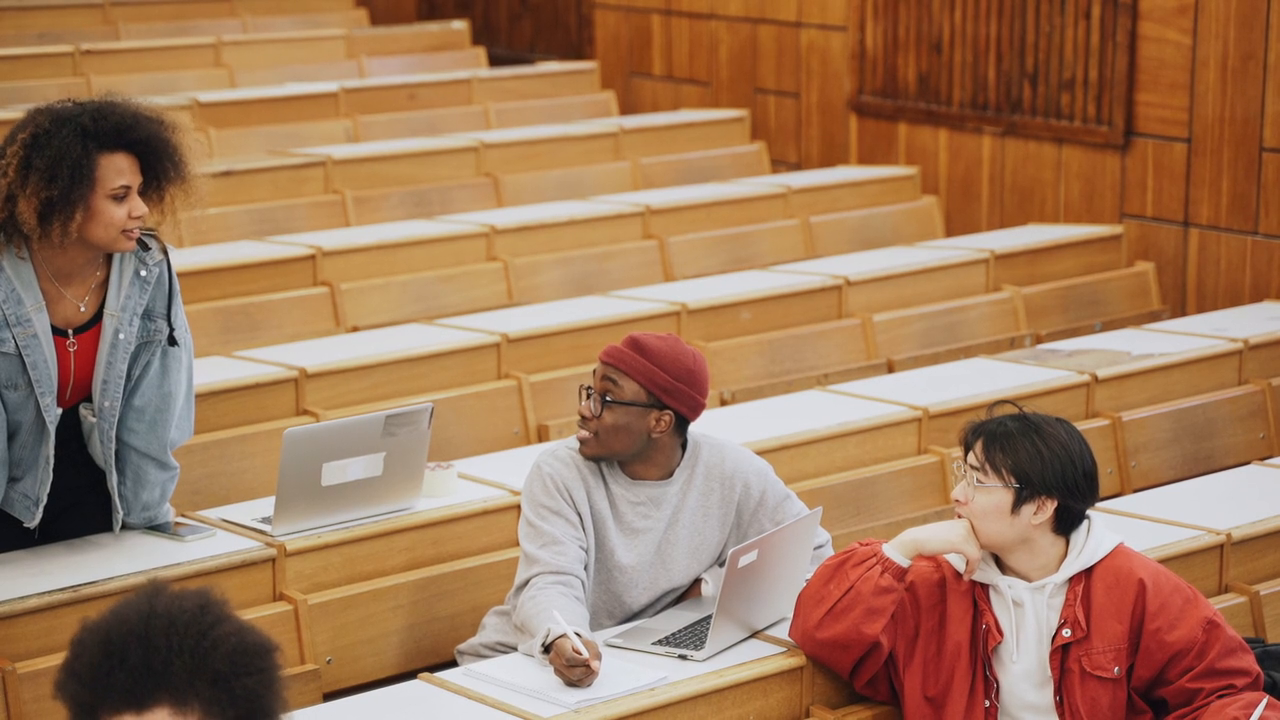
#> input picture frame 27 of 8196801-hd_1920_1080_25fps.mp4, 1280 x 720 px, given in place of the camera
$ jupyter execute --allow-errors 'Object detection and Labeling.ipynb'   (shell and % lines are left out)   (text cells are left out)
#> lines starting #> are read from the running program, lines starting #| are printed output that depends on the picture; after the words box and inside, x2 and y2 are one past the last pixel; in counts of white or black regions, pixels touching at a corner belong together; pictures that were not available may be replaced by others from this repository, and a replacement may not be noted
[cell 1]
import cv2

[cell 2]
image = cv2.imread('images (1).jpg')

[cell 3]
cv2.imshow('image',image)
cv2.waitKey(20000)
cv2.destroyAllWindows()

#> (a cell that did not finish here is left out)

#> (a cell that did not finish here is left out)

[cell 6]
face_cascade = cv2.CascadeClassifier(cv2.data.haarcascades + 'haarcascade_frontalface_default.xml')
cap = cv2.VideoCapture(0)

while True:
    ret, frame = cap.read()
#> frame is the input picture: shape (720, 1280, 3); mean B, G, R 90.8, 121, 161.2
    gray_frame = cv2.cvtColor(frame, cv2.COLOR_BGR2GRAY)
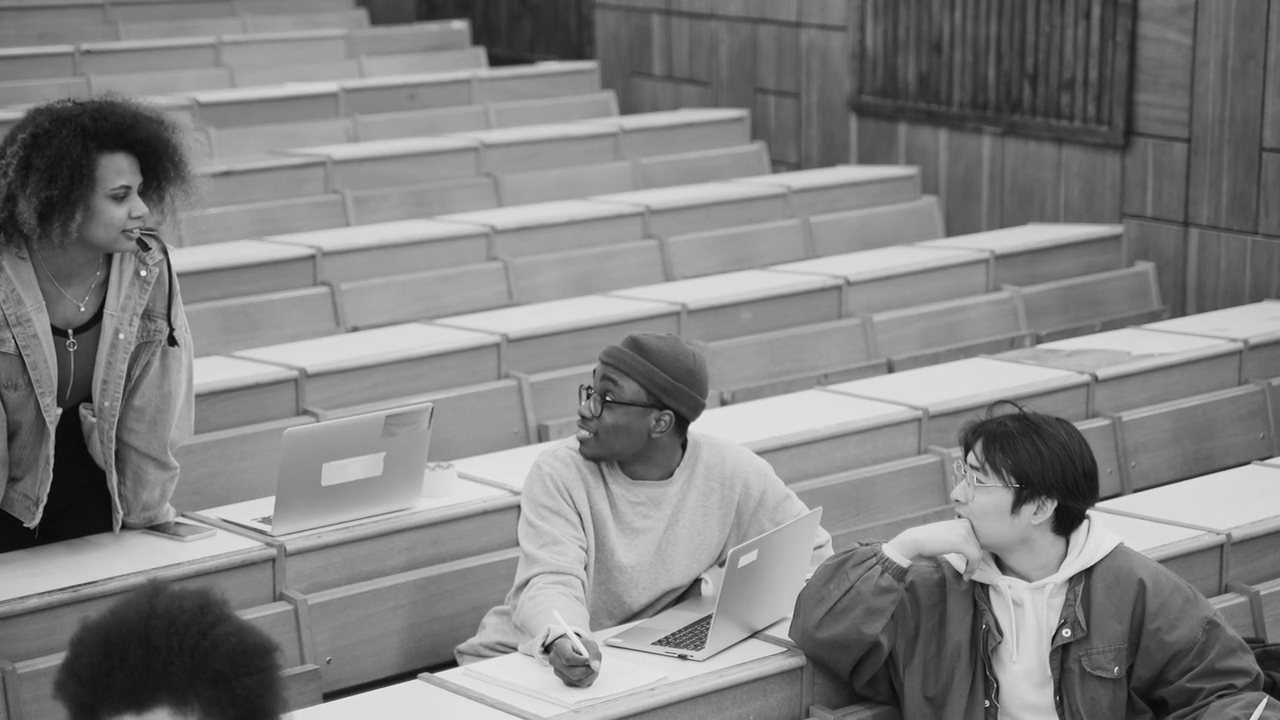
#> gray_frame: shape (720, 1280); min 5, max 238, mean 129.6
    faces = face_cascade.detectMultiScale(gray_frame, scaleFactor=1.1, minNeighbors=5)
#> faces = [[36, 305, 72, 72], [1136, 20, 63, 63], [1127, 59, 76, 76], [79, 159, 93, 93]]

    for (x, y, w, h) in faces:
        cv2.rectangle(frame, (x, y), (x+w, y+h), (255, 0, 0), 2)
        roi = frame[y:y+h, x:x+w]  # Region of interest (ROI)
#> this loop made 4 passes
#> pass 1, `roi = frame[y:y+h, x:x+w]`:
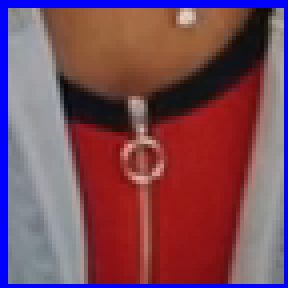
#> roi: shape (72, 72, 3) (shown 4 times larger); mean B, G, R 89.8, 73.3, 121.7
#> pass 2, `roi = frame[y:y+h, x:x+w]`:
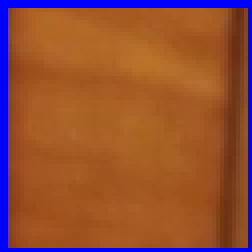
#> roi: shape (63, 63, 3) (shown 4 times larger); mean B, G, R 54.2, 79.5, 146.2
#> pass 3, `roi = frame[y:y+h, x:x+w]`:
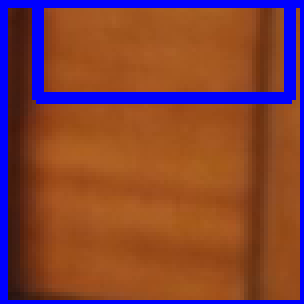
#> roi: shape (76, 76, 3) (shown 4 times larger); mean B, G, R 59, 65.9, 128.5
#> after the loop:
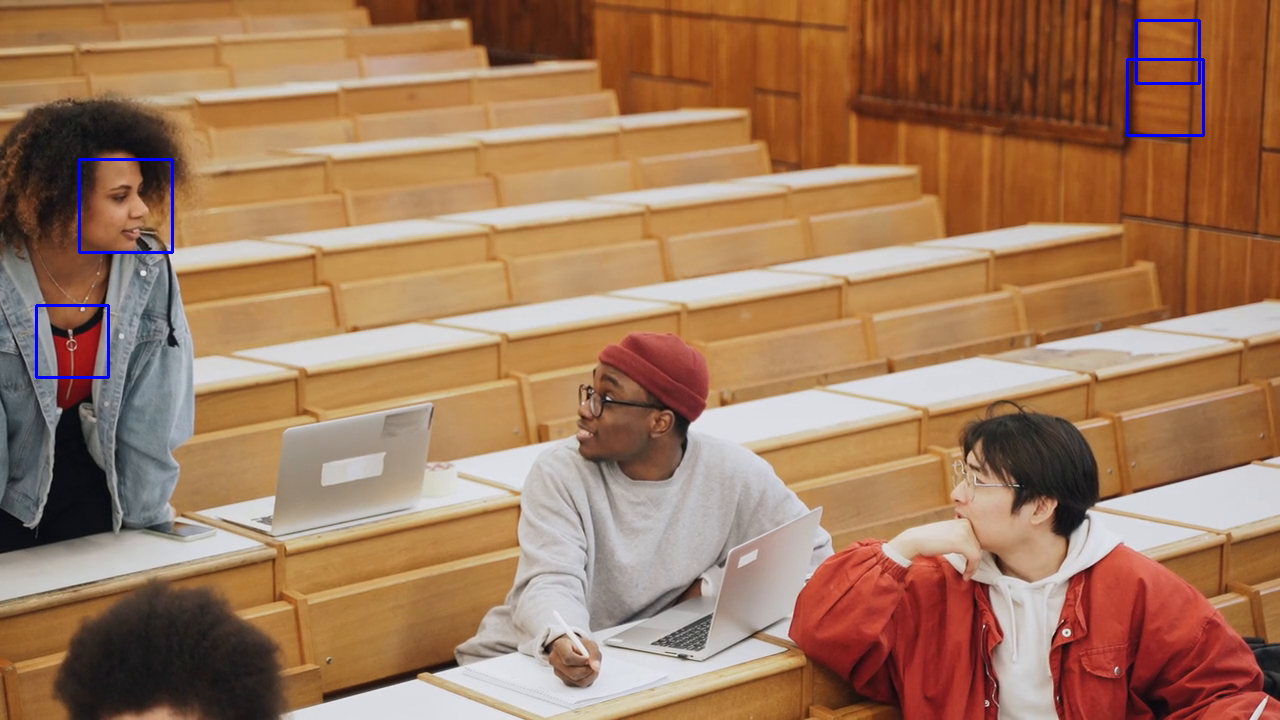
#> frame: shape (720, 1280, 3); 0.39% of pixels changed, all inside (x1, y1, x2, y2) = (35, 19, 1205, 379)

    cv2.imshow('Video Feed',frame)
    if cv2.waitKey(1) & 0xFF == ord('q'):
#> (key q is pressed here)
        break
cap.release()
#> (the rest of this cell did not finish here and is left out)

[cell 7]
import cv2

# Load the pre-trained face cascade classifier
face_cascade = cv2.CascadeClassifier(cv2.data.haarcascades + 'haarcascade_frontalface_default.xml')

# Load the input video file
input_video = '3800049-hd_1920_1080_30fps.mp4'  # Replace with your video file name
cap = cv2.VideoCapture(input_video)

# Define the codec and create VideoWriter object to save the output video
fourcc = cv2.VideoWriter_fourcc(*'XVID')  # Codec for .avi files
#> fourcc = 1145656920
output_video = 'detected_faces.avi'  # Name of the output video file
out = cv2.VideoWriter(output_video, fourcc, int(cap.get(cv2.CAP_PROP_FPS)),
                      (int(cap.get(cv2.CAP_PROP_FRAME_WIDTH)), int(cap.get(cv2.CAP_PROP_FRAME_HEIGHT))))

while cap.isOpened():
    ret, frame = cap.read()
    if not ret:
        break

    # Convert the frame to grayscale for face detection
    gray_frame = cv2.cvtColor(frame, cv2.COLOR_BGR2GRAY)
    faces = face_cascade.detectMultiScale(gray_frame, scaleFactor=1.1, minNeighbors=5)

    # Draw rectangles around detected faces
    for (x, y, w, h) in faces:
        cv2.rectangle(frame, (x, y), (x+w, y+h), (255, 0, 0), 2)

    # Write the processed frame to the output video file
    out.write(frame)

    # Optionally display the frame (comment out if not needed)
    cv2.imshow('Video Feed', frame)
    if cv2.waitKey(1) & 0xFF == ord('q'):  # Press 'q' to quit early
#> (key q is pressed here)
        break

# Release resources
cap.release()
out.release()
cv2.destroyAllWindows()

print(f"Video with detected faces saved as {output_video}")

$ run again, starting later in the video
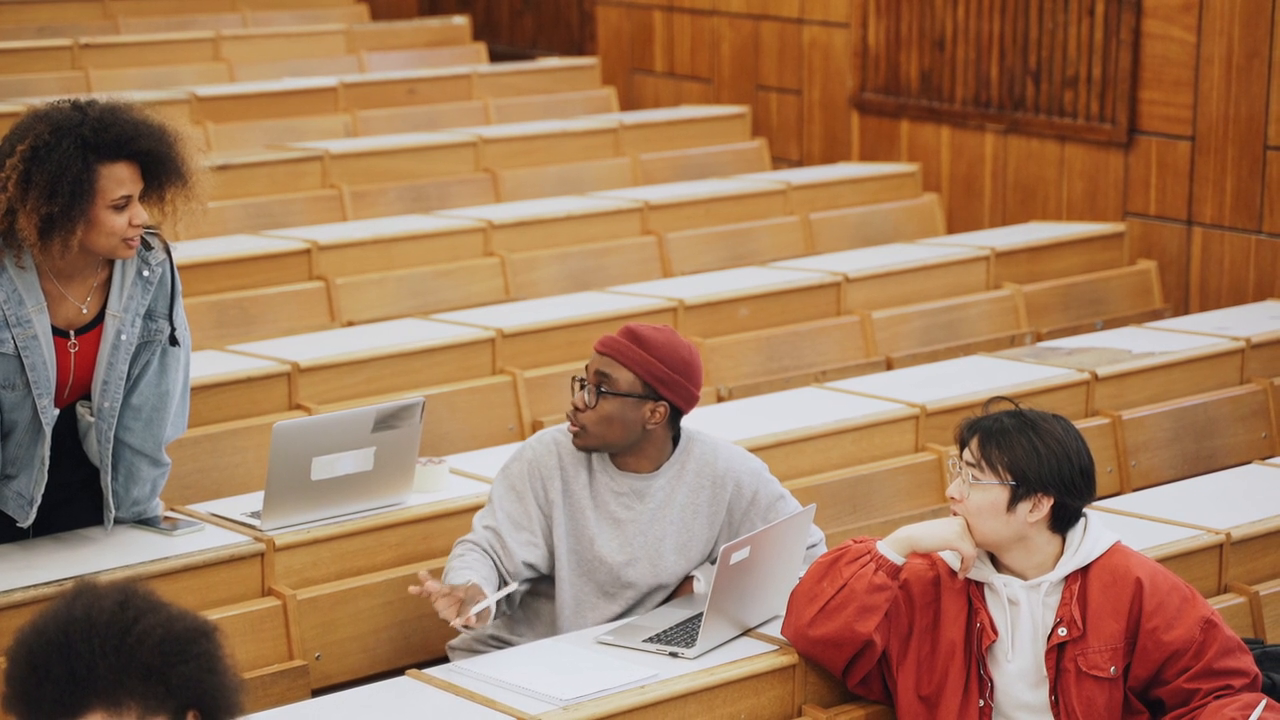
#> input picture frame 121 of 8196801-hd_1920_1080_25fps.mp4, 1280 x 720 px, given in place of the camera
#> frame is the input picture: shape (720, 1280, 3); mean B, G, R 91.5, 120.8, 160.8
#> faces = [[38, 306, 70, 70], [88, 167, 96, 96], [100, 284, 82, 82]]
#> the loop `for (x, y, w, h) in faces:` made 3 passes
#> pass 1, `roi = frame[y:y+h, x:x+w]`:
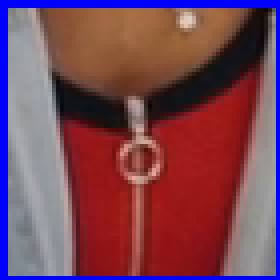
#> roi: shape (70, 70, 3) (shown 4 times larger); mean B, G, R 87.1, 70, 121
#> after the loop `for (x, y, w, h) in faces:`:
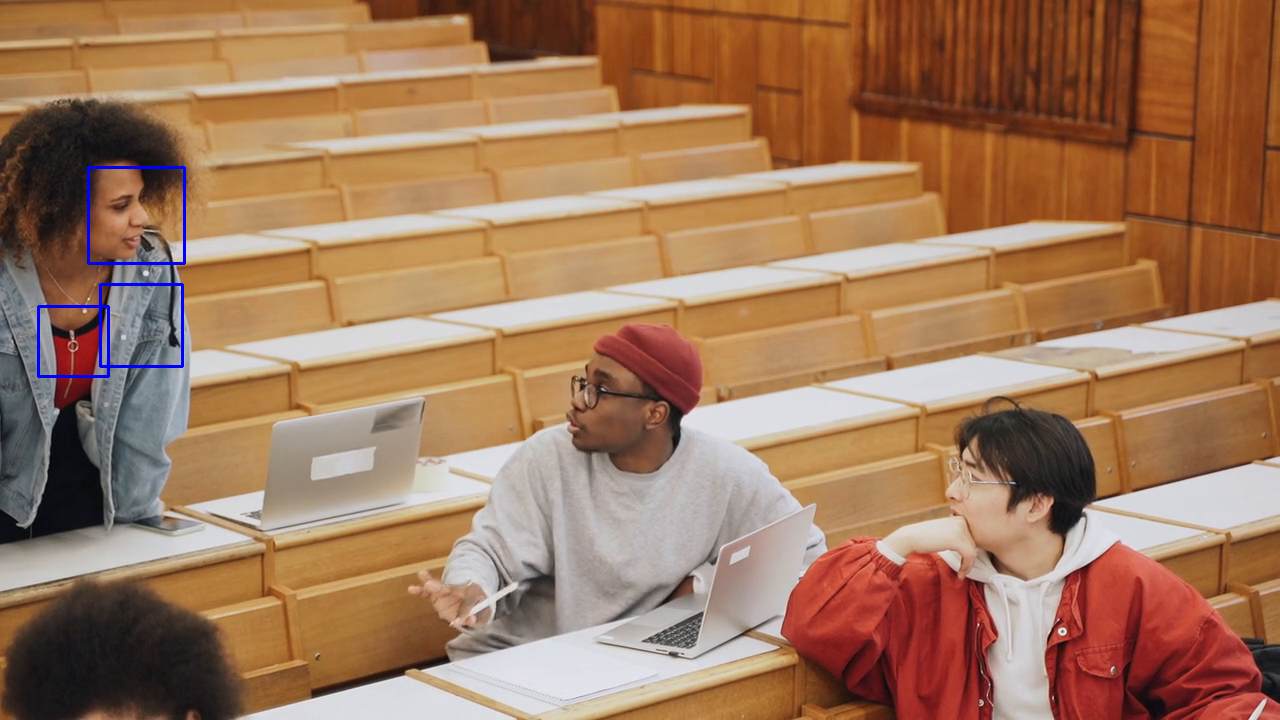
#> frame: shape (720, 1280, 3); 0.32% of pixels changed, all inside (x1, y1, x2, y2) = (37, 166, 186, 378)
#> fourcc = 1145656920

$ run again, starting later in the video
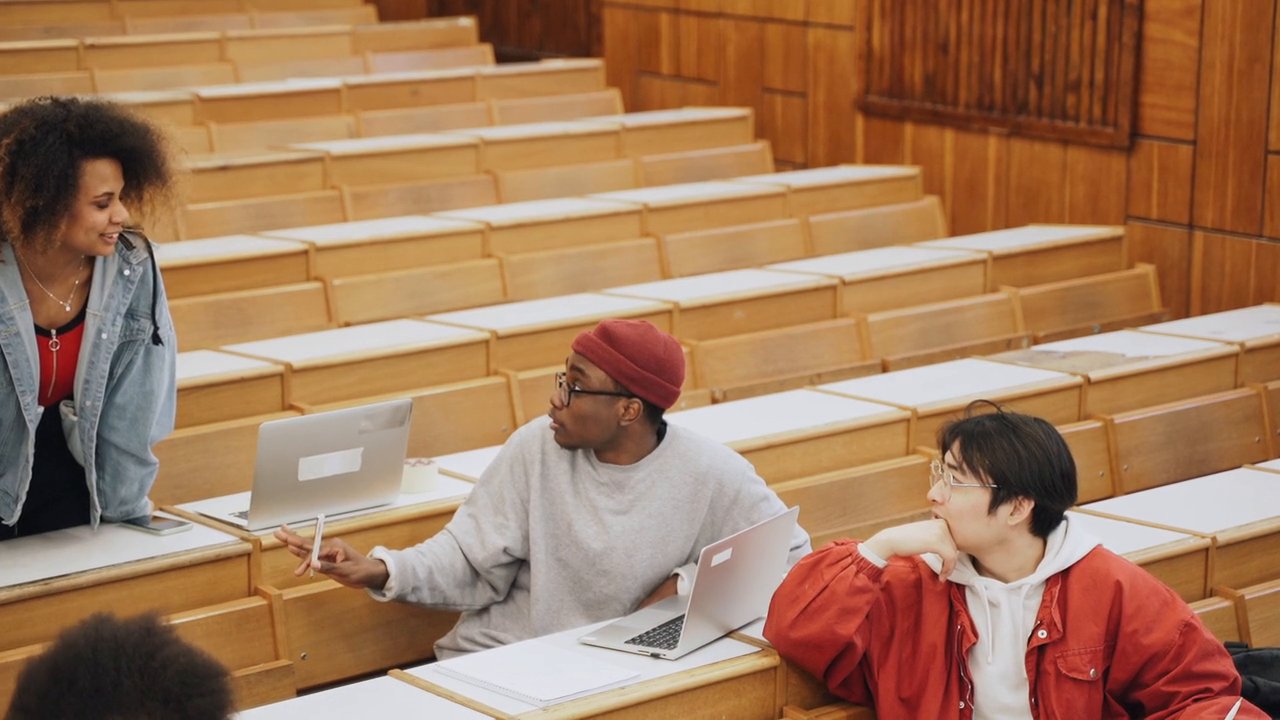
#> input picture frame 216 of 8196801-hd_1920_1080_25fps.mp4, 1280 x 720 px, given in place of the camera
#> frame is the input picture: shape (720, 1280, 3); mean B, G, R 92.3, 121.9, 162.1
#> faces = [[19, 305, 71, 71], [69, 165, 95, 95]]
#> the loop `for (x, y, w, h) in faces:` made 2 passes
#> pass 1, `roi = frame[y:y+h, x:x+w]`:
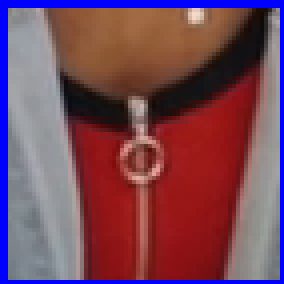
#> roi: shape (71, 71, 3) (shown 4 times larger); mean B, G, R 89.7, 72.2, 119.2
#> after the loop `for (x, y, w, h) in faces:`:
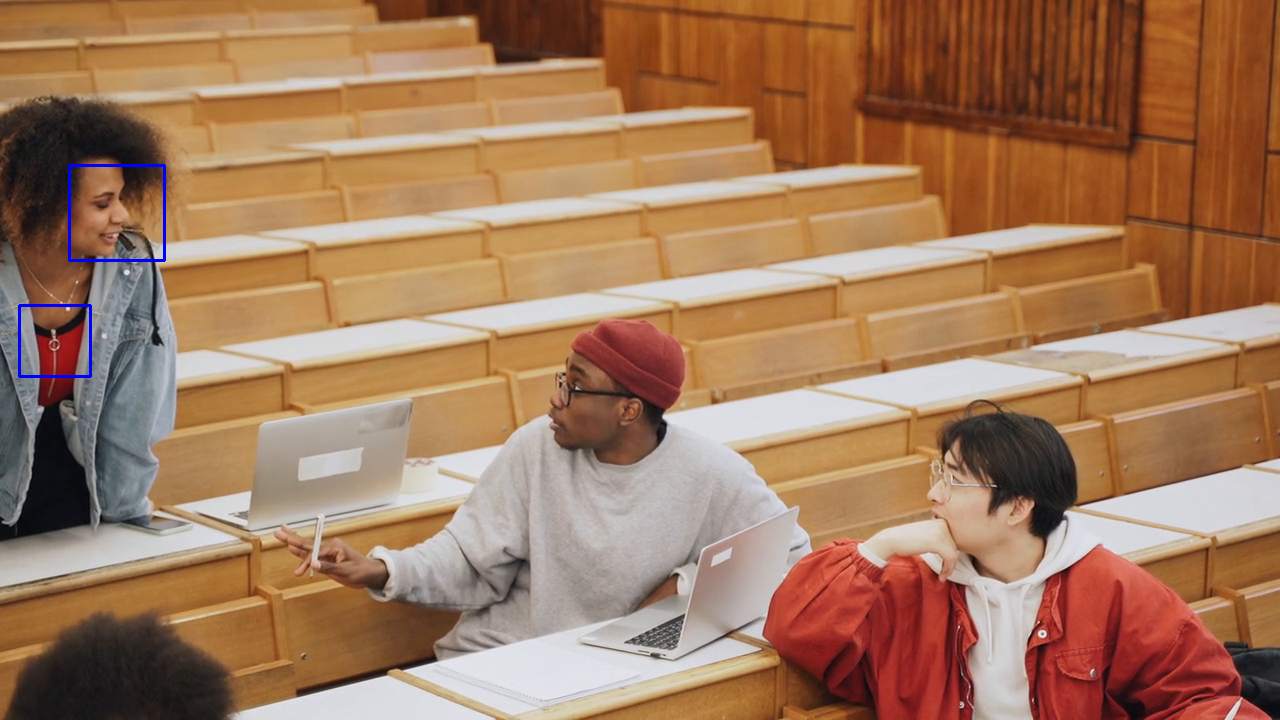
#> frame: shape (720, 1280, 3); 0.22% of pixels changed, all inside (x1, y1, x2, y2) = (18, 164, 166, 378)
#> fourcc = 1145656920
